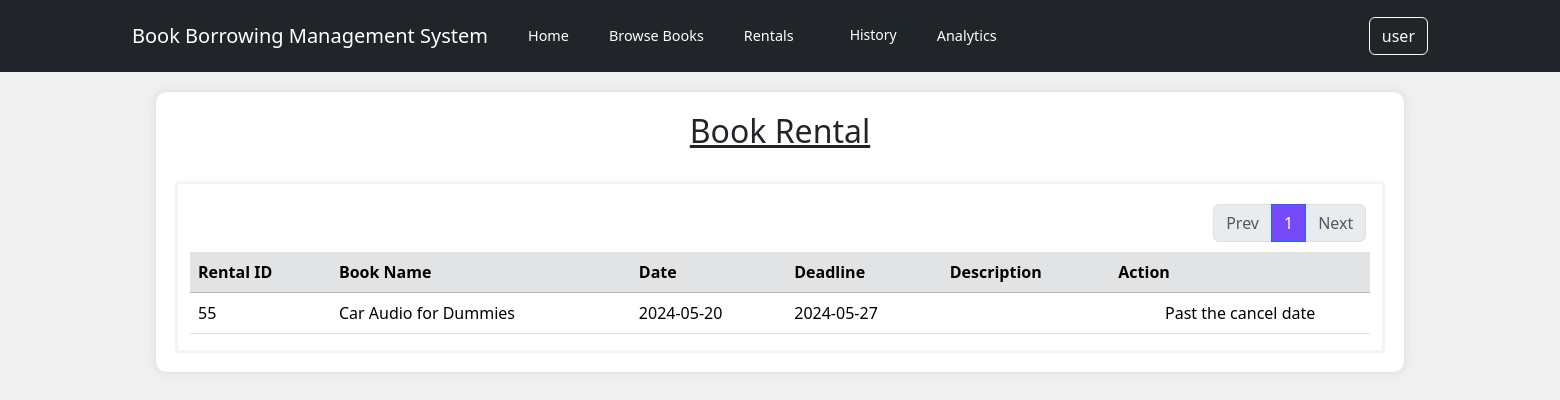
Screenshot of /rentalBook.php (signed in) with the database file from the repository.
### tables this page shows
CREATE TABLE `history` (
  `rental_ID` int(5) NOT NULL,
  `id` int(5) NOT NULL,
  `borrowID` int(5) NOT NULL,
  `status_ID` int(5) NOT NULL,
  `rental_deadline` date NOT NULL,
  `rental_remark` varchar(255) DEFAULT NULL,
  `archived` int(1) NOT NULL
);

CREATE TABLE `book` (
  `id` int(5) NOT NULL,
  `bookTitle` varchar(255) NOT NULL,
  `pagesNumber` int(5) NOT NULL,
  `authorName` varchar(255) NOT NULL,
  `quantity` int(5) NOT NULL,
  `isbn` varchar(255) NOT NULL,
  `genre` varchar(255) NOT NULL,
  `publicationCompany` varchar(255) NOT NULL,
  `bookCover` varchar(255) DEFAULT NULL
);

CREATE TABLE `borrow` (
  `borrowID` int(5) NOT NULL,
  `bookID` int(5) NOT NULL,
  `userID` int(5) NOT NULL,
  `time` varchar(4) NOT NULL,
  `date` date NOT NULL
);

### rentalBook.php (the view, shortened to what this page needs)
<?php
include_once "./controllers/db_connection.php";
$records_per_page = 9;
if (isset($_GET['page']) && is_numeric($_GET['page'])) {
    $current_page = $_GET['page'];
} else {
    $current_page = 1;
}
$start_from = ($current_page - 1) * $records_per_page;
$userID = $_SESSION["id"];
$role = $_SESSION["role"];
if ($role == "1") {
    $sql = "SELECT h.*, hs.status_name, u.id, bor.*, bo.bookTitle
            FROM ((((history h
            INNER JOIN history_status hs ON h.status_ID = hs.status_ID)
            INNER JOIN user u ON h.id = u.id)
            INNER JOIN borrow bor ON h.borrowID  = bor.borrowID)
            INNER JOIN book bo ON bor.bookID = bo.id)
            WHERE h.id = '$userID' AND h.archived = 0 AND hs.status_ID <> 2";
} else if ($role == "2") {
    $sql = "SELECT h.*, hs.status_name, u.id, bor.*, bo.bookTitle
    FROM ((((history h
    INNER JOIN history_status hs ON h.status_ID = hs.status_ID)
    INNER JOIN user u ON h.id = u.id)
    INNER JOIN borrow bor ON h.borrowID  = bor.borrowID)
    INNER JOIN book bo ON bor.bookID = bo.id)
    WHERE h.archived = 0 AND hs.status_ID <> 2";
}
$sql .= " LIMIT $start_from, $records_per_page";
$result = mysqli_query($conn, $sql);
$total_pages_sql = "SELECT COUNT(*) AS total FROM history";
$result_total = mysqli_query($conn, $total_pages_sql);
$row_total = mysqli_fetch_assoc($result_total);
$total_records = $row_total['total'];
$total_pages = ceil($total_records / $records_per_page);
?>
<!DOCTYPE html>
<html lang="en">
<head>
    <link href="https://cdn.jsdelivr.net/npm/bootstrap@5.3.3/dist/css/bootstrap.min.css" rel="stylesheet">
    <link rel="stylesheet" href="./custom_css/navbar.css">
    <link rel="stylesheet" href="./custom_css/layout.css">
    <link rel="stylesheet" href="./custom_css/reservationHistory.css">
    <link href='https://unpkg.com/boxicons@2.1.4/css/boxicons.min.css' rel='stylesheet'>
</head>
<body>
    <nav class="navbar navbar-expand-lg navbar-dark bg-dark">
        <div class="container">
            <div class="row">
                <div class="col">
                    <p class="navbar-brand">Book Borrowing Management System</p>
                </div>
                <div class="col">
                    <a class="navbar-brand navbar-link" href="./homepage.php">Home</a>
                </div>
                <div class="col">
                    <a class="navbar-brand navbar-link" href="#" id="bookCatalogueLink" data-role="<?php echo isset($_SESSION["role"]) ? $_SESSION["role"] : ""; ?>">Browse Books</a>
                </div>
                <div class="col">
                    <a class="navbar-brand navbar-link" href="./rentalBook.php">Rentals</a>
                </div>
                <div class="col" style="margin-top:14px;">
                    <div class="dropdown">
                        <a class="dropbtn">History</a>
                    </div>
                </div>
                <div class="col">
                    <a class="navbar-brand navbar-link" href="./reporting.php">Analytics</a>
                </div>
            </div>
            <form class="d-flex" action="<?php echo htmlspecialchars($_SERVER["PHP_SELF"]); ?>" method="post">
                <div class="dropdown">
                    <button class="btn btn-outline-light" type="button" id="dropdownMenuButton" data-bs-toggle="dropdown" aria-expanded="false">
                        <?php echo htmlspecialchars($_SESSION["username"]); ?>
                    </button>
                </div>
            </form>
        </div>
    </nav>
    <div class="container container-main">
        <h2 style="text-align:center;"><u>Book Rental</u></h2>
        <br>
        <div class="container container-sub">
            <div class="row" style="margin-bottom:20px">
                <div style="z-index: 10; position:absolute; right:-77%;">
                    <nav aria-label="Page navigation example">
                        <ul class="pagination">
                            <li class="page-item <?php echo ($current_page == 1) ? 'disabled' : ''; ?>">
                                <a class="page-link" href="<?php echo ($current_page == 1) ? '#' : 'rentalBook.php?page=' . ($current_page - 1); ?>">Prev</a>
                            </li>
                            <?php for ($i = 1; $i <= $total_pages; $i++) : ?>
                                <li class="page-item <?php echo ($i == $current_page) ? 'active' : ''; ?>">
                                    <a class="page-link" style="background-color: #7749F8;" href="rentalBook.php?page=<?php echo $i; ?>"><?php echo $i; ?></a>
                                </li>
                            <?php endfor; ?>
                            <li class="page-item <?php echo ($current_page == $total_pages) ? 'disabled' : ''; ?>">
                                <a class="page-link" href="<?php echo ($current_page == $total_pages) ? '#' : 'rentalBook.php?page=' . ($current_page + 1); ?>">Next</a>
                            </li>
                        </ul>
                    </nav>
                </div>
            </div>
            <br><br>
            <form method="post">
                <table class="table table-hover" style="width: 100%">
                    <tr class="thread">
                        <th class="table-secondary" scope="col">Rental ID</th>
                        <th class="table-secondary" scope="col">Book Name</th>
                        <th class="table-secondary" scope="col">Date</th>
                        <th class="table-secondary" scope="col">Deadline</th>
                        <th class="table-secondary" scope="col">Description</th>
                        <th class="table-secondary" scope="col">Action</th>
                    </tr>
                    <?php while ($row = mysqli_fetch_assoc($result)): ?>
                        <tr>
                            <td><?php echo htmlspecialchars($row['rental_ID']); ?></td>
                            <td><?php echo htmlspecialchars($row['bookTitle']); ?></td>
                            <td><?php echo htmlspecialchars($row['date']); ?></td>
                            <td><?php echo htmlspecialchars($row['rental_deadline']); ?></td>
                            <td><?php echo htmlspecialchars($row['rental_remark']); ?></td>
                            <td style="text-align:center">
                                <?php
                                $today = date("Y-m-d");
                                $borrowDate = date("Y-m-d", strtotime($row['date']));
                                $cancelDate = date("Y-m-d", strtotime($borrowDate . " + 1 days"));
                                if ($today <= $cancelDate) {
                                    echo '<a href="editRental.php?rentalID=' . $row['rental_ID'] . '" class="btn btn-primary">Edit</a>';
                                    echo '<a href="cancelController.php?rentalID=' . $row['rental_ID'] . '" class="btn btn-danger" onclick="return confirm(\'Are you sure you want to cancel this rental?\')">Cancel</a>';
                                } else {
                                    echo 'Past the cancel date';
                                }
                                ?>
                            </td>
                        </tr>
                    <?php endwhile; ?>
                </table>
            </form>
        </div>
    </div>
</body>
</html>

### custom_css/navbar.css (style rules this page uses)
.navbar-brand { display: flex; align-items: center; justify-content: center; height: 100%; }
.navbar-link { font-size: 0.9rem; }

### custom_css/layout.css (style rules this page uses)
body { background-color: #f0f0f0; }
.container-main { margin-top: 20px; margin-left: auto; margin-right: auto; width: 80%; padding: 20px; background-color: white; border-radius: 10px; box-shadow: 0px 0px 10px rgba(0, 0, 0, 0.1); }
.dropbtn { background-color: #1f2529; color: white; padding: 16px; font-size: 14px; text-decoration: none; }
.dropdown { position: relative; display: inline-block; }

### custom_css/reservationHistory.css (style rules this page uses)
.container-sub { box-shadow: 0px 0px 3px rgba(0, 0, 0, 0.1); border: 2px solid whitesmoke; }
.container-sub .input-group, .container-sub .dropdown, .container-sub .pagination { margin-top: 20px; }

### rentalBook.php (style rules this page uses)
.dropbtn { background-color: #1F2529; color: white; padding: 16px; font-size: 14px; text-decoration: none; }
.dropdown { position: relative; display: inline-block; }

### rows the page displays
history: rental_ID "55", book.bookTitle "Car Audio for Dummies", borrowID.date "2024-05-20", rental_deadline "2024-05-27"

### other values shown
$_SESSION["username"] "user"
